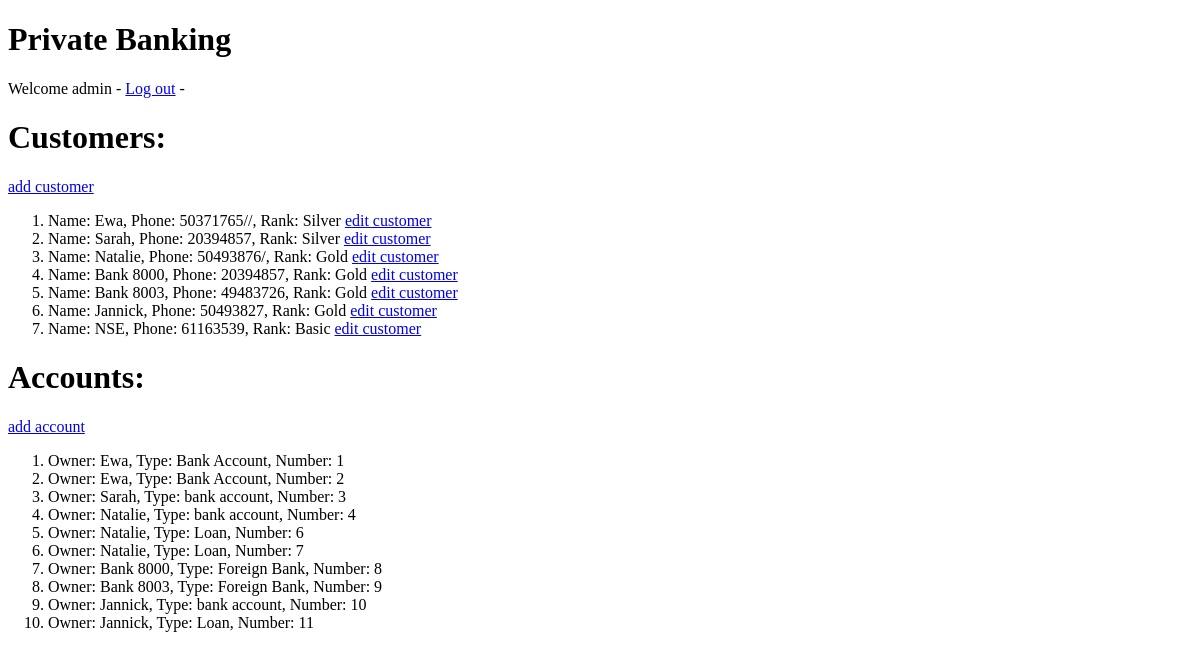
Before: /banking_app/ (signed in) with the older database file.
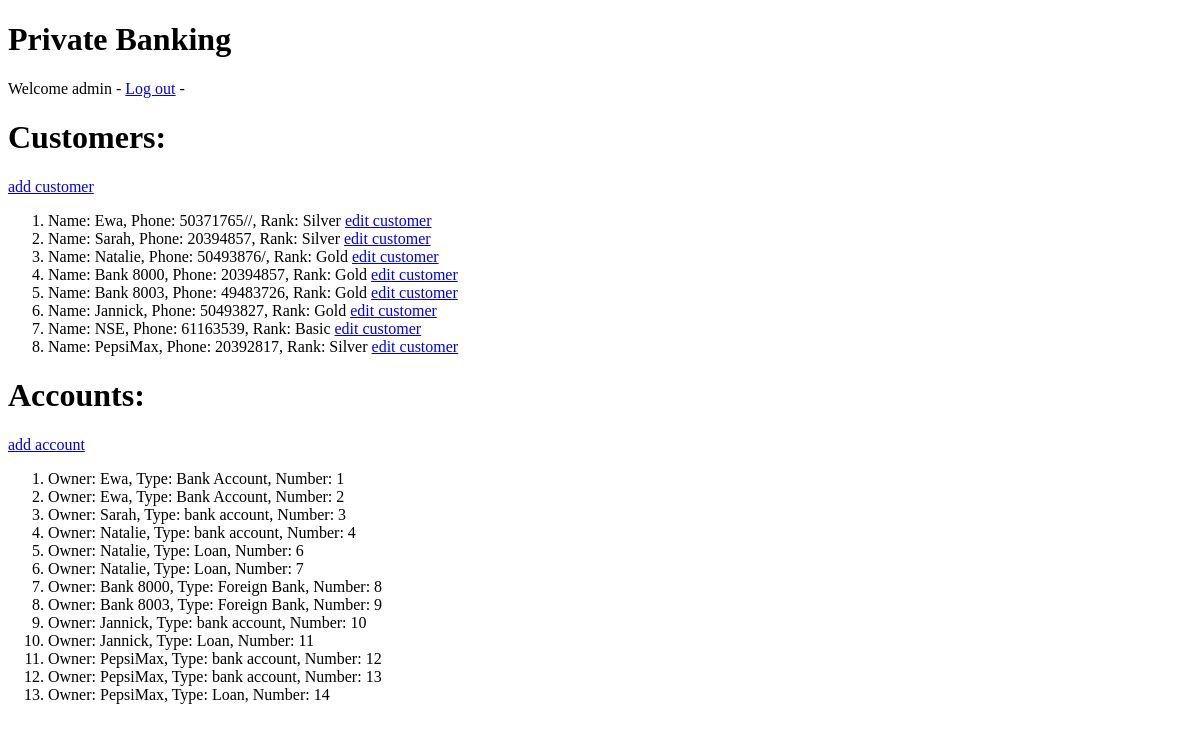
After: the same page with the newer database file.
### banking_app/models.py (models this page shows, shortened)
class Customer(models.Model):
    user = models.OneToOneField(User, on_delete=models.CASCADE)
    phone = models.CharField(null=True, max_length=200)
    class Rank(models.TextChoices):
        BASIC = 'Basic'
        SILVER = 'Silver'
        GOLD = 'Gold'
    rank = models.CharField(choices=Rank.choices, default=Rank.BASIC, max_length=200)

class Account(models.Model):
    customer = models.ForeignKey(Customer, on_delete=models.CASCADE)
    class AccountType(models.TextChoices):
        BANK_ACCOUNT = 'Bank Account'
        LOAN = 'Loan'
        FOREIGN_BANK = 'Foreign Bank'
    account_type = models.CharField(choices=AccountType.choices, default=AccountType.BANK_ACCOUNT, max_length=200)

### banking_app/views.py (the view, shortened to what this page needs)
# urls.py: path('', views.index, name='index'),
@login_required
@otp_required
def index(request):
    if is_employee(request.user):
        customers = Customer.objects.all()
        accounts = Account.objects.all()
        context = {'customers': customers, 'accounts': accounts}
        return render(request, 'banking_app/employee.html', context)
    return render(request, 'banking_app/index.html', context)

### banking_app/utils.py (called while the page is built)
def is_employee(userr) -> bool:
    return False if Customer.objects.filter(user=userr) else True

### banking_app/templates/banking_app/employee.html
{% extends 'banking_app/base.html' %} {% block content %}
<h1>Customers:</h1>
<a href={% url 'banking_app:add_customer' %}>add customer</a>
<ol>
  {% for customer in customers %}
  <li>Name: {{ customer.user }}, Phone: {{ customer.phone }}, Rank: {{ customer.rank }} <a href="{% url 'banking_app:edit_customer' customer_id=customer.pk%}">edit customer</a></li>
  {% endfor %}
</ol>
<h1>Accounts:</h1>
<a href={% url 'banking_app:add_account' %}>add account</a>
<ol>
  {% for account in accounts %}
  <li>Owner: {{ account.customer.user }}, Type: {{ account.account_type }}, Number: {{ account.pk }}</li>
  {% endfor %}
</ol>
{% endblock %}

Changed rows visible on the page:
added Customer: user "PepsiMax", phone "20392817", rank "Silver"
added Account: customer.user "PepsiMax", account_type "bank account", pk "12"
added Account: customer.user "PepsiMax", account_type "bank account", pk "13"
added Account: customer.user "PepsiMax", account_type "Loan", pk "14"
